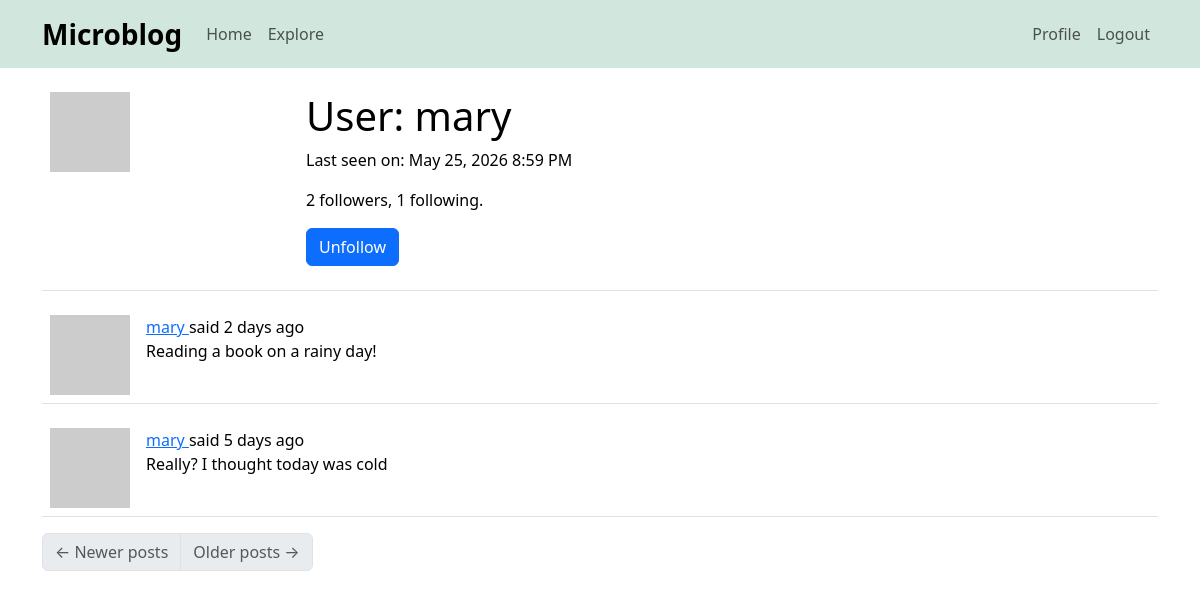
The page /user/mary (signed in) on the database its author committed.
### app/models.py (models this page shows, shortened)
class User(UserMixin, db.Model):
    id: so.Mapped[int] = so.mapped_column(primary_key=True)
    username: so.Mapped[str] = so.mapped_column(sa.String(64), index=True,
                                                unique=True)
    email: so.Mapped[str] = so.mapped_column(sa.String(120), index=True,
                                             unique=True)
    password_hash: so.Mapped[Optional[str]] = so.mapped_column(sa.String(256))
    posts: so.WriteOnlyMapped['Post'] = so.relationship(
        back_populates='author')
    about_me: so.Mapped[Optional[str]] = so.mapped_column(sa.String(140))
    last_seen: so.Mapped[Optional[datetime]] = so.mapped_column(
        default=lambda: datetime.now(timezone.utc))
    following: so.WriteOnlyMapped['User'] = so.relationship(
        secondary=followers, primaryjoin=(followers.c.follower_id == id),
        secondaryjoin=(followers.c.followed_id == id),
        back_populates='followers')
    followers: so.WriteOnlyMapped['User'] = so.relationship(
        secondary=followers, primaryjoin=(followers.c.followed_id == id),
        secondaryjoin=(followers.c.follower_id == id),
        back_populates='following')
    def avatar(self, size):
        digest = md5(self.email.lower().encode('utf-8')).hexdigest()
        return f'https://www.gravatar.com/avatar/{digest}?d=identicon&s={size}'
    def is_following(self, user):
        query = self.following.select().where(User.id == user.id)
        return db.session.scalar(query) is not None
    def followers_count(self):
        query = sa.select(sa.func.count()).select_from(
            self.followers.select().subquery())
        return db.session.scalar(query)
    def following_count(self):
        query = sa.select(sa.func.count()).select_from(
            self.following.select().subquery())
        return db.session.scalar(query)

class Post(db.Model):
    id: so.Mapped[int] = so.mapped_column(primary_key=True)
    body: so.Mapped[str] = so.mapped_column(sa.String(140))
    timestamp: so.Mapped[datetime] = so.mapped_column(
        index=True, default=lambda: datetime.now(timezone.utc))
    user_id: so.Mapped[int] = so.mapped_column(sa.ForeignKey(User.id),
                                               index=True)
    author: so.Mapped[User] = so.relationship(back_populates='posts')

### app/routes.py (the view)
@app.route('/user/<username>')
@login_required
def user(username):
    user = db.first_or_404(sa.select(User).where(User.username == username))
    page = request.args.get('page', 1, type=int)
    query = user.posts.select().order_by(Post.timestamp.desc())
    posts = db.paginate(query, page=page,
                        per_page=app.config['POSTS_PER_PAGE'],
                        error_out=False)
    next_url = url_for('user', username=user.username, page=posts.next_num) \
        if posts.has_next else None
    prev_url = url_for('user', username=user.username, page=posts.prev_num) \
        if posts.has_prev else None
    form = EmptyForm()
    return render_template('user.html', user=user, posts=posts.items,
                           next_url=next_url, prev_url=prev_url, form=form)

### app/forms.py
class EmptyForm(FlaskForm):
    submit = SubmitField('Submit')

### app/__init__.py (called while the page is built)
def get_locale():
    return request.accept_languages.best_match(app.config['LANGUAGES'])

### app/models.py (called while the page is built)
@login.user_loader
def load_user(id):
    return db.session.get(User, int(id))

### app/routes.py (called while the page is built)
@app.before_request
def before_request():
    if current_user.is_authenticated:
        current_user.last_seen = datetime.now(timezone.utc)
        db.session.commit()

### app/templates/user.html (shortened to what this page needs)
{% extends "base.html" %}
{% block content %}
    <table class="table table-hover">
        <tr>
            <td width="256px"><img src="{{ user.avatar(256) }}"></td>
            <td>
                <h1>User: {{ user.username }}</h1>
                {% if user.last_seen %}
                <p>Last seen on: {{ moment(user.last_seen).format('LLL') }}</p>
                {% endif %}
                <p>{{ user.followers_count() }} followers, {{ user.following_count() }} following.</p>
                {% if user == current_user %}
                <p><a href="{{ url_for('edit_profile') }}">Edit your profile</a></p>
                {% else %}
                <p>
                    <form action="{{ url_for('unfollow', username=user.username) }}" method="post">
                        {{ form.submit(value='Unfollow', class_='btn btn-primary') }}
                    </form>
                </p>
                {% endif %}
            </td>
        </tr>
    </table>
    {% for post in posts %}
        {% include '_post.html' %}
    {% endfor %}
    <nav aria-label="Post navigation">
        <ul class="pagination">
            <li class="page-item{% if not prev_url %} disabled{% endif %}">
                <a class="page-link" href="{{ prev_url }}">
                    <span aria-hidden="true">&larr;</span> Newer posts
                </a>
            </li>
            <li class="page-item{% if not next_url %} disabled{% endif %}">
                <a class="page-link" href="{{ next_url }}">
                    Older posts <span aria-hidden="true">&rarr;</span>
                </a>
            </li>
        </ul>
    </nav>
{% endblock %}

### app/templates/_post.html (shortened to what this page needs)
<table class="table table-hover">
    <tr>
        <td width="70px">
            <a href="{{ url_for('user', username=post.author.username) }}">
                <img src="{{ post.author.avatar(70) }}">
            </a>
        </td>
        <td>
            {{ _('%(username)s said %(when)s',
                username=user_link, when=moment(post.timestamp).fromNow()) }}
            <br>
            {{ post.body }}
        </td>
    </tr>
</table>

### rows shown on the page
User: username "mary", last_seen "May 25, 2026 8:59 PM"
Post: body "Reading a book on a rainy day!"
Post: body "Really? I thought today was cold"

### other values the page prints
{{ user.followers_count() }} "2"
{{ user.following_count() }} "1"
